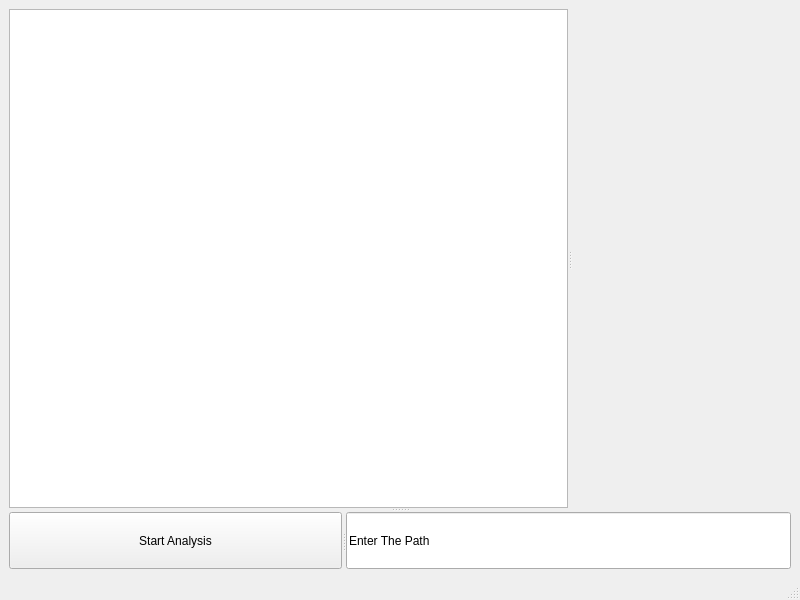
<?xml version="1.0" encoding="UTF-8"?>
<ui version="4.0">
 <class>MainWindow</class>
 <widget class="QMainWindow" name="MainWindow">
  <property name="geometry">
   <rect>
    <x>0</x>
    <y>0</y>
    <width>800</width>
    <height>600</height>
   </rect>
  </property>
  <property name="windowTitle">
   <string>MainWindow</string>
  </property>
  <widget class="QWidget" name="centralwidget">
   <layout class="QGridLayout" name="gridLayout">
    <item row="0" column="0">
     <widget class="QSplitter" name="splitter_3">
      <property name="orientation">
       <enum>Qt::Vertical</enum>
      </property>
      <widget class="QSplitter" name="splitter">
       <property name="orientation">
        <enum>Qt::Horizontal</enum>
       </property>
       <widget class="QTreeView" name="treeView"/>
       <widget class="QWidget" name="widgetForPieChart" native="true"/>
      </widget>
      <widget class="QSplitter" name="splitter_2">
       <property name="orientation">
        <enum>Qt::Horizontal</enum>
       </property>
       <widget class="QPushButton" name="pushButton">
        <property name="text">
         <string>Start Analysis</string>
        </property>
       </widget>
       <widget class="QLineEdit" name="pathEntry">
        <property name="text">
         <string>Enter The Path</string>
        </property>
       </widget>
      </widget>
     </widget>
    </item>
   </layout>
  </widget>
  <widget class="QMenuBar" name="menubar">
   <property name="geometry">
    <rect>
     <x>0</x>
     <y>0</y>
     <width>800</width>
     <height>22</height>
    </rect>
   </property>
  </widget>
  <widget class="QStatusBar" name="statusbar"/>
 </widget>
 <resources/>
 <connections/>
</ui>
